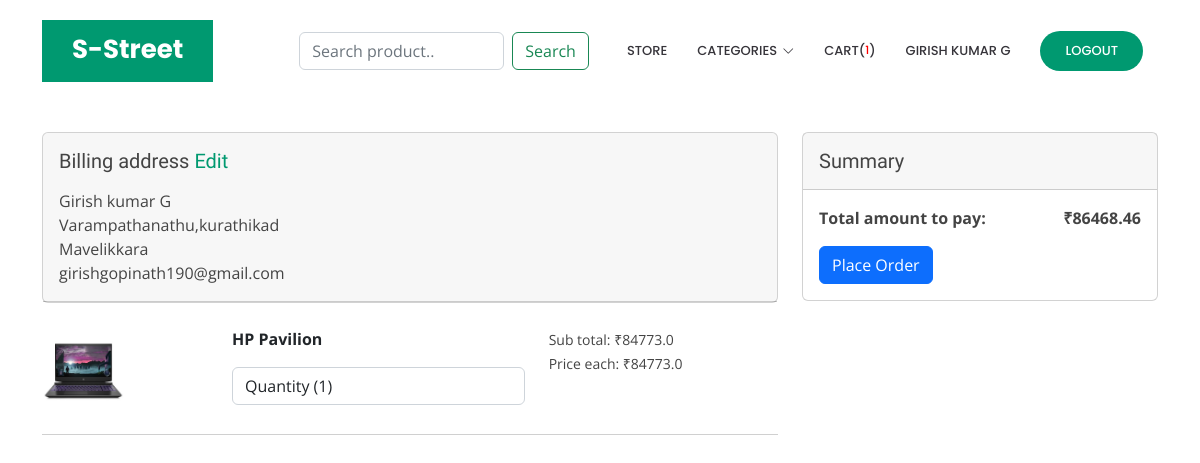
Before: /orders/place-order/ (signed in) with the older database file.
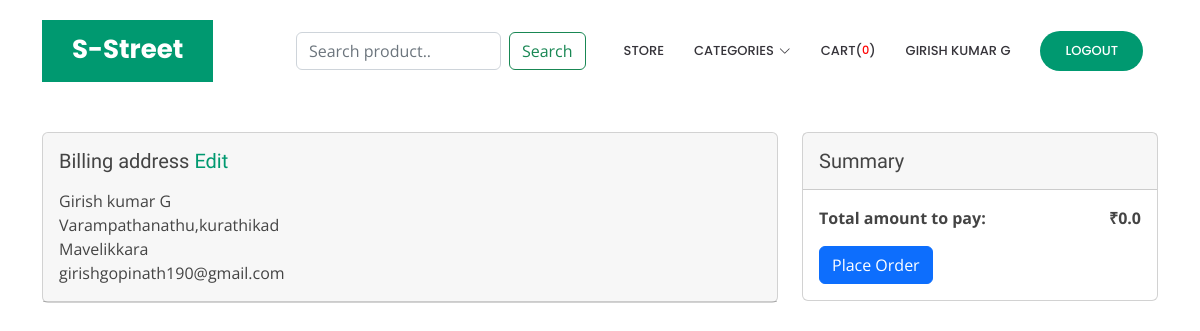
After: the same page with the newer database file.
### carts/models.py (models this page shows, shortened)
class CartItem(models.Model):
    user = models.ForeignKey(Account, on_delete=models.CASCADE)
    product = models.ForeignKey(Product, on_delete=models.CASCADE)
    quantity = models.IntegerField()
    is_active = models.BooleanField(default=True)
    created_date = models.DateTimeField(auto_now_add=True)
    updated_date = models.DateTimeField(auto_now=True)
    id = models.UUIDField(default=uuid.uuid4, editable=False, unique=True, primary_key=True)
    def sub_total(self):
        return (self.product.product_price * self.quantity)

### core/models.py (models this page shows, shortened)
class Product(models.Model):
    product_name = models.CharField(max_length=100, unique=True)
    product_slug = models.CharField(max_length=100, unique=True)
    category = models.ForeignKey(Category, on_delete=models.CASCADE)
    description = models.TextField()
    product_image = models.ImageField(upload_to='product_images/', default='product_images/Product-Image-Coming-Soon.jpg')
    product_price = models.FloatField()
    available_product_count = models.IntegerField()
    created_date = models.DateTimeField(auto_now_add=True)
    modified_date = models.DateTimeField(auto_now=True)
    id = models.UUIDField(default=uuid.uuid4, editable=False, unique=True, primary_key=True)

### orders/views.py (the view, shortened to what this page needs)
# urls.py: path('place-order/', views.place_order, name='place-order'),
@login_required(login_url='login')
def place_order(request):
    current_user = request.user
    address = Address.objects.get(user=current_user)
    cart_item = CartItem.objects.filter(user=request.user)
    cart_count =cart_item.count()
    gross_total = 0
    total = 0
    for item in cart_item:
        total += item.sub_total()
    tax = (2 * total/100)
    gross_total = total + tax
    context = {
        'cart_item': cart_item,
        'total': total,
        'gross_total': gross_total,
        'tax': tax,
        'cart_count': cart_count,
        'address': address,
        }
    return render(request, 'orders/place-order.html', context)

### accounts/models.py (called while the page is built)
    def full_name(self):
        return f'{self.first_name} {self.last_name}'

### carts/context_processors.py (called while the page is built)
def cartCount(request):
    if request.user.is_authenticated:
        cart_item = CartItem.objects.filter(user=request.user)
        cart_count = cart_item.count()
        return {
            'cart_count': cart_count,
        }
    else:
        cart_count = 0
        return {
            'cart_count': cart_count,
        }

### core/context_processors.py (called while the page is built)
def get_category_url(request):
    links = Category.objects.all()
    return {
        'links': links
    }

### core/models.py (called while the page is built)
    def get_url(self):
        return reverse("product_by_category", args=[self.category_slug])

### orders/templates/orders/place-order.html (shortened to what this page needs)
{% extends 'main.html' %}
{% block content %}
<section class="h-100 gradient-custom">
    <div class="container py-5">
      <div class="row d-flex justify-content-center my-4">
        <div class="col-md-8">
            <div class="card mb-4">
              <div class="card-header py-3">
                <h5 class="mb-3">Billing address <a href="{% url 'checkout' %}">Edit</a></h5>
                {{address.first_name}} {{address.last_name}} <br>
                {{address.address_line_1}}<br>
                {{address.address_line_2}}<br>
                {{address.email}}
              </div>
            </div>
            <div class="card-body">
                {% for item in cart_item %}
                <div class="card-body">
                  <div class="row">
                    <div class="col-lg-3 col-md-12 mb-4 mb-lg-0">
                      <div class="bg-image hover-overlay hover-zoom ripple rounded" data-mdb-ripple-color="light">
                        <a href="{% url 'product-details' item.product.id %}">
                        <img src="{{item.product.product_image.url}}"
                          class="w-50" /> </a>
                      </div>
                    </div>
                    <div class="col-lg-5 col-md-6 mb-4 mb-lg-0">
                      <p><strong><a href="{% url 'product-details' item.product.id %}" class="link-dark">{{item.product.product_name}}</a></strong></p>
                      <input id="form1" min="0" name="quantity" value="Quantity ({{item.quantity}})" type="text" class="form-control" readonly/>
                    </div>
                    <div class="col-lg-4 col-md-6 mb-4 mb-lg-0">
                      <div class="d-flex mb-4" style="max-width: 300px">
                        <div class="form-outline">
                        <small>Sub total: ₹{{item.sub_total}}</small> <br>
                        <small class="mt-0">Price each: ₹{{item.product.product_price}}</small>
                        </div>
                      </div>
                    </div>
                  </div>
                  <hr class="my-4" />
                </div>
                {% endfor %}
              </div>
          </div>
        <div class="col-md-4">
          <div class="card mb-4">
            <form action="" method="POST">
            <div class="card-header py-3">
              <h5 class="mb-0">Summary</h5>
            </div>
            <div class="card-body">
              <li
                  class="list-group-item d-flex justify-content-between align-items-center border-0 px-0 mb-3">
                  <div>
                    <strong>Total amount to pay: </strong>
                  </div>
                  <span><strong>₹{{gross_total}}</strong></span>
                </li>
              <button type="submit" name="submit" class="btn btn-primary btn-md btn-block">
                Place Order
              </button>
            </div>
            </form>
          </div>
        </div>
      </div>
    </div>
  </section>
{% endblock %}

### templates/includes/navbar.html (shortened to what this page needs)
  <header id="header" class="fixed-top d-flex align-items-center">
    <div class="container">
      <div class="header-container d-flex align-items-center justify-content-between">
        <div class="logo">
          <h1 class="text-light"><a href="{% url 'index' %}"><span>S-Street</span></a></h1>
        </div>
        <nav id="navbar" class="navbar noPrint">
          <ul>
            <li class="mx-2">
              <div class="input-group">
                <form class="d-flex" action="{% url 'search' %}" method="GET">
                  <input class="form-control me-2" type="search" placeholder="Search product.." aria-label="Search" name="query">
                  <button class="btn btn-outline-success" type="submit">Search</button>
                </form>
            </div>
          </li>
            <li><a class="nav-link scrollto" href="{% url 'store' %}">Store</a></li>
            <li class="dropdown"><a href="#"><span>Categories</span> <i class="bi bi-chevron-down"></i></a>
            </li>
            {% if request.user.is_authenticated %}
            <li><a href="{% url 'cart' %}">Cart( <small style="color: red;">{{cart_count}}</small>)</a></li>
            <li><a class="nav-link scrollto" href="{% url 'profile' %}">{{request.user.full_name}}</a></li>
            <li><a class="getstarted scrollto" href="{% url 'logout' %}">Logout</a></li>
            {% else %}
            <li><a class="getstarted scrollto" href="{% url 'login' %}">Login</a></li>
            <li><a class="getstarted scrollto" href="{% url 'user-register' %}">Register</a></li>
            {% endif %}
          </ul>
        </nav>
      </div>
    </div>
  </header>

Changed rows visible on the page:
removed CartItem: product.product_image (picture), product.product_name "HP Pavilion", quantity "Quantity (1)", sub_total "84773.0", product.product_price "84773.0"
Other visible differences:
{{ cart_count }}: "1" → "0"
{{ gross_total }}: "86468.46" → "0.0"
